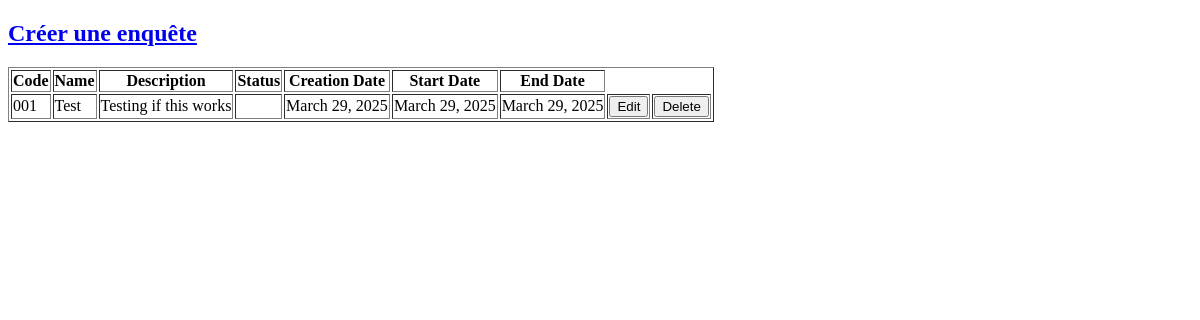
The page /home-enqueteur/ (signed in) on the database as committed earlier.
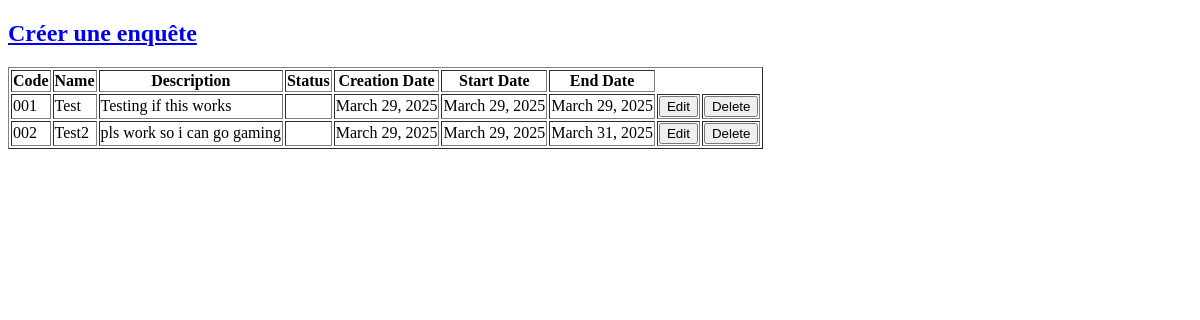
The same page on the database as committed later.
### home/models.py (models this page shows)
class enquete(models.Model):
    code = models.CharField(max_length = 10, unique = True)
    name = models.CharField(max_length = 100, unique = True)
    description = models.CharField(max_length = 255, null= True, blank= True)
    status = models.CharField(max_length = 10)
    creation_date = models.DateField(auto_now_add = True)
    start_date = models.DateField(null= False, blank= False)
    end_date = models.DateField(null= False, blank= False)
    userID = models.ForeignKey(User, on_delete = models.CASCADE, related_name= 'enquete')
    roleID = models.ForeignKey(role, on_delete = models.CASCADE, related_name= 'enquete')
    token = models.UUIDField(default = uuid.uuid4, editable = False, unique= True)

### home/views.py (the view)
# urls.py: path('home-enqueteur/', home_enqueteur, name='home_enqueteur'),
@login_required
def home_enqueteur(request):
    userID = request.user
    all_enquete = enquete.objects.filter(userID = userID)
    context = {
            'all_enquete' : all_enquete
    }
    return render(request, 'enqueteur/home_enqueteur.html', context)

### home/templates/enqueteur/home_enqueteur.html (shortened to what this page needs)
<!DOCTYPE html>
<html lang="en">
<head>
</head>
<body>
    <a href="{% url 'create_enquete_enqueteur' %}"><h2>Créer une enquête</h2></a>
    <table border="1">
        <tr>
            <th>Code</th>
            <th>Name</th>
            <th>Description</th>
            <th>Status</th>
            <th>Creation Date</th>
            <th>Start Date</th>
            <th>End Date</th>
        </tr>
        {% for enquete in all_enquete %}
        <tr>
            <td>{{ enquete.code }}</td>
            <td>{{ enquete.name }}</td>
            <td>{{ enquete.description }}</td>
            <td>{{ enquete.status }}</td>
            <td>{{ enquete.creation_date }}</td>
            <td>{{ enquete.start_date }}</td>
            <td>{{ enquete.end_date }}</td>
            <td><a href="{% url 'update_enquete_enqueteur' enquete.id %}"><button>Edit</button></a></td>
            <td><a href="{% url 'delete_enquete_enqueteur' enquete.id %}"><button>Delete</button></a></td>
        </tr>
        {% endfor %}
    </table>
</body>
</html>

Rows that differ between the two databases and show on the page:
added enquete: code "002", name "Test2", description "pls work so i can go gaming", creation_date "March 29, 2025", start_date "March 29, 2025", end_date "March 31, 2025"
